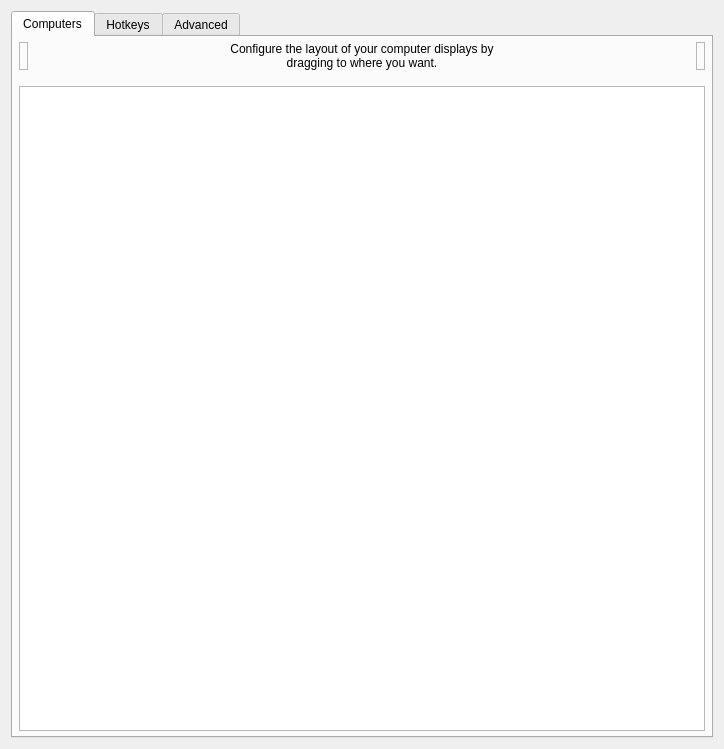
<?xml version="1.0" encoding="UTF-8"?>
<ui version="4.0">
 <class>ServerConfigDialog</class>
 <widget class="QDialog" name="ServerConfigDialog">
  <property name="geometry">
   <rect>
    <x>0</x>
    <y>0</y>
    <width>724</width>
    <height>609</height>
   </rect>
  </property>
  <property name="minimumSize">
   <size>
    <width>0</width>
    <height>0</height>
   </size>
  </property>
  <property name="windowTitle">
   <string>Server Configuration</string>
  </property>
  <layout class="QVBoxLayout" name="verticalLayout_3">
   <item>
    <widget class="QTabWidget" name="tabWidget">
     <widget class="QWidget" name="tabComputers">
      <attribute name="title">
       <string>Computers</string>
      </attribute>
      <layout class="QVBoxLayout">
       <property name="leftMargin">
        <number>6</number>
       </property>
       <property name="topMargin">
        <number>5</number>
       </property>
       <property name="rightMargin">
        <number>6</number>
       </property>
       <property name="bottomMargin">
        <number>5</number>
       </property>
       <item>
        <layout class="QHBoxLayout" name="layoutComputers">
         <property name="spacing">
          <number>6</number>
         </property>
         <item>
          <widget class="RemoveComputerWidget" name="lblRemoveComputer">
           <property name="acceptDrops">
            <bool>true</bool>
           </property>
           <property name="toolTip">
            <string>Drag a computer from the grid to the trashcan to remove it.</string>
           </property>
           <property name="frameShape">
            <enum>QFrame::Shape::StyledPanel</enum>
           </property>
           <property name="frameShadow">
            <enum>QFrame::Shadow::Raised</enum>
           </property>
          </widget>
         </item>
         <item>
          <spacer name="horizontalSpacer_21">
           <property name="orientation">
            <enum>Qt::Orientation::Horizontal</enum>
           </property>
           <property name="sizeHint" stdset="0">
            <size>
             <width>40</width>
             <height>20</height>
            </size>
           </property>
          </spacer>
         </item>
         <item>
          <widget class="QLabel" name="label_2">
           <property name="sizePolicy">
            <sizepolicy hsizetype="Preferred" vsizetype="Preferred">
             <horstretch>1</horstretch>
             <verstretch>0</verstretch>
            </sizepolicy>
           </property>
           <property name="maximumSize">
            <size>
             <width>310</width>
             <height>16777215</height>
            </size>
           </property>
           <property name="text">
            <string>Configure the layout of your computer displays by dragging to where you want.</string>
           </property>
           <property name="alignment">
            <set>Qt::AlignmentFlag::AlignCenter</set>
           </property>
           <property name="wordWrap">
            <bool>true</bool>
           </property>
           <property name="indent">
            <number>-1</number>
           </property>
          </widget>
         </item>
         <item>
          <spacer name="horizontalSpacer_22">
           <property name="orientation">
            <enum>Qt::Orientation::Horizontal</enum>
           </property>
           <property name="sizeHint" stdset="0">
            <size>
             <width>40</width>
             <height>20</height>
            </size>
           </property>
          </spacer>
         </item>
         <item>
          <widget class="NewComputerWidget" name="lblNewComputer">
           <property name="toolTip">
            <string>Drag to the grid to add a new computer.</string>
           </property>
           <property name="frameShape">
            <enum>QFrame::Shape::StyledPanel</enum>
           </property>
           <property name="frameShadow">
            <enum>QFrame::Shadow::Raised</enum>
           </property>
          </widget>
         </item>
        </layout>
       </item>
       <item>
        <spacer name="verticalSpacer">
         <property name="orientation">
          <enum>Qt::Orientation::Vertical</enum>
         </property>
         <property name="sizeType">
          <enum>QSizePolicy::Policy::Fixed</enum>
         </property>
         <property name="sizeHint" stdset="0">
          <size>
           <width>20</width>
           <height>10</height>
          </size>
         </property>
        </spacer>
       </item>
       <item>
        <widget class="ComputerSetupView" name="computerSetupView">
         <property name="sizePolicy">
          <sizepolicy hsizetype="MinimumExpanding" vsizetype="Expanding">
           <horstretch>0</horstretch>
           <verstretch>0</verstretch>
          </sizepolicy>
         </property>
         <property name="acceptDrops">
          <bool>true</bool>
         </property>
         <property name="autoFillBackground">
          <bool>false</bool>
         </property>
        </widget>
       </item>
      </layout>
     </widget>
     <widget class="QWidget" name="tabHotkeys">
      <attribute name="title">
       <string>Hotkeys</string>
      </attribute>
      <layout class="QHBoxLayout" name="_2">
       <item>
        <widget class="QGroupBox" name="groupHotkeys">
         <property name="title">
          <string>&amp;Hotkeys</string>
         </property>
         <layout class="QGridLayout" name="_3">
          <item row="0" column="0" rowspan="4">
           <widget class="QListWidget" name="listHotkeys"/>
          </item>
          <item row="0" column="1">
           <widget class="QPushButton" name="btnNewHotkey">
            <property name="enabled">
             <bool>true</bool>
            </property>
            <property name="text">
             <string>&amp;New</string>
            </property>
            <property name="icon">
             <iconset theme="QIcon::ThemeIcon::ListAdd"/>
            </property>
           </widget>
          </item>
          <item row="1" column="1">
           <widget class="QPushButton" name="btnEditHotkey">
            <property name="enabled">
             <bool>false</bool>
            </property>
            <property name="text">
             <string>&amp;Edit</string>
            </property>
            <property name="icon">
             <iconset theme="document-edit"/>
            </property>
           </widget>
          </item>
          <item row="2" column="1">
           <widget class="QPushButton" name="btnRemoveHotkey">
            <property name="enabled">
             <bool>false</bool>
            </property>
            <property name="text">
             <string>&amp;Remove</string>
            </property>
            <property name="icon">
             <iconset theme="QIcon::ThemeIcon::ListRemove"/>
            </property>
           </widget>
          </item>
          <item row="3" column="1">
           <spacer name="hotkeySpacer">
            <property name="orientation">
             <enum>Qt::Orientation::Vertical</enum>
            </property>
            <property name="sizeHint" stdset="0">
             <size>
              <width>75</width>
              <height>161</height>
             </size>
            </property>
           </spacer>
          </item>
         </layout>
        </widget>
       </item>
       <item>
        <widget class="QGroupBox" name="groupActions">
         <property name="font">
          <font>
           <kerning>true</kerning>
          </font>
         </property>
         <property name="title">
          <string>A&amp;ctions</string>
         </property>
         <layout class="QGridLayout">
          <item row="0" column="0" rowspan="4">
           <widget class="QListWidget" name="listActions"/>
          </item>
          <item row="0" column="1">
           <widget class="QPushButton" name="btnNewAction">
            <property name="enabled">
             <bool>false</bool>
            </property>
            <property name="text">
             <string>Ne&amp;w</string>
            </property>
            <property name="icon">
             <iconset theme="QIcon::ThemeIcon::ListAdd"/>
            </property>
           </widget>
          </item>
          <item row="1" column="1">
           <widget class="QPushButton" name="btnEditAction">
            <property name="enabled">
             <bool>false</bool>
            </property>
            <property name="text">
             <string>E&amp;dit</string>
            </property>
            <property name="icon">
             <iconset theme="document-edit"/>
            </property>
           </widget>
          </item>
          <item row="2" column="1">
           <widget class="QPushButton" name="btnRemoveAction">
            <property name="enabled">
             <bool>false</bool>
            </property>
            <property name="text">
             <string>Re&amp;move</string>
            </property>
            <property name="icon">
             <iconset theme="QIcon::ThemeIcon::ListRemove"/>
            </property>
           </widget>
          </item>
          <item row="3" column="1">
           <spacer name="actionSpacer">
            <property name="orientation">
             <enum>Qt::Orientation::Vertical</enum>
            </property>
            <property name="sizeHint" stdset="0">
             <size>
              <width>20</width>
              <height>40</height>
             </size>
            </property>
           </spacer>
          </item>
         </layout>
        </widget>
       </item>
      </layout>
     </widget>
     <widget class="QWidget" name="tabAdvanced">
      <attribute name="title">
       <string>Advanced</string>
      </attribute>
      <layout class="QVBoxLayout" name="verticalLayout_2">
       <property name="leftMargin">
        <number>15</number>
       </property>
       <property name="topMargin">
        <number>15</number>
       </property>
       <property name="rightMargin">
        <number>15</number>
       </property>
       <property name="bottomMargin">
        <number>15</number>
       </property>
       <item>
        <widget class="QGroupBox" name="groupMisc">
         <property name="font">
          <font>
           <kerning>false</kerning>
          </font>
         </property>
         <property name="title">
          <string>&amp;Misc</string>
         </property>
         <layout class="QVBoxLayout" name="verticalLayout_4">
          <property name="leftMargin">
           <number>6</number>
          </property>
          <property name="topMargin">
           <number>6</number>
          </property>
          <property name="rightMargin">
           <number>6</number>
          </property>
          <property name="bottomMargin">
           <number>6</number>
          </property>
          <item>
           <widget class="QCheckBox" name="cbDisableLockToComputer">
            <property name="text">
             <string>Disable lock to computer (scroll lock key)</string>
            </property>
           </widget>
          </item>
          <item>
           <widget class="QCheckBox" name="cbDefaultLockToComputerState">
            <property name="text">
             <string>Enable lock to computer at startup</string>
            </property>
           </widget>
          </item>
          <item>
           <widget class="QCheckBox" name="cbRelativeMouseMoves">
            <property name="enabled">
             <bool>true</bool>
            </property>
            <property name="text">
             <string>Use &amp;relative mouse movements</string>
            </property>
           </widget>
          </item>
          <item>
           <widget class="QCheckBox" name="cbWin32KeepForeground">
            <property name="enabled">
             <bool>true</bool>
            </property>
            <property name="text">
             <string>Don't take &amp;foreground window (Windows only)</string>
            </property>
           </widget>
          </item>
          <item>
           <layout class="QHBoxLayout" name="layoutClipboard">
            <item>
             <widget class="QCheckBox" name="cbEnableClipboard">
              <property name="sizePolicy">
               <sizepolicy hsizetype="Minimum" vsizetype="Preferred">
                <horstretch>0</horstretch>
                <verstretch>0</verstretch>
               </sizepolicy>
              </property>
              <property name="text">
               <string>Enable clipboard sharing</string>
              </property>
              <property name="checked">
               <bool>true</bool>
              </property>
             </widget>
            </item>
            <item>
             <spacer name="horizontalSpacer">
              <property name="orientation">
               <enum>Qt::Orientation::Horizontal</enum>
              </property>
              <property name="sizeHint" stdset="0">
               <size>
                <width>40</width>
                <height>20</height>
               </size>
              </property>
             </spacer>
            </item>
            <item>
             <widget class="QLabel" name="label_7">
              <property name="text">
               <string>Limit to:</string>
              </property>
             </widget>
            </item>
            <item>
             <widget class="QSpinBox" name="sbClipboardSizeLimit">
              <property name="enabled">
               <bool>false</bool>
              </property>
              <property name="sizePolicy">
               <sizepolicy hsizetype="Maximum" vsizetype="Fixed">
                <horstretch>0</horstretch>
                <verstretch>0</verstretch>
               </sizepolicy>
              </property>
              <property name="suffix">
               <string>MB</string>
              </property>
              <property name="maximum">
               <number>10000</number>
              </property>
              <property name="value">
               <number>3</number>
              </property>
             </widget>
            </item>
            <item>
             <spacer name="horizontalSpacer_3">
              <property name="orientation">
               <enum>Qt::Orientation::Horizontal</enum>
              </property>
              <property name="sizeType">
               <enum>QSizePolicy::Policy::Fixed</enum>
              </property>
              <property name="sizeHint" stdset="0">
               <size>
                <width>50</width>
                <height>20</height>
               </size>
              </property>
             </spacer>
            </item>
           </layout>
          </item>
         </layout>
        </widget>
       </item>
       <item>
        <widget class="QGroupBox" name="groupPauseOnFocus">
         <property name="title">
          <string>&amp;Pause switching on focus</string>
         </property>
         <layout class="QVBoxLayout">
          <property name="spacing">
           <number>6</number>
          </property>
          <property name="leftMargin">
           <number>6</number>
          </property>
          <property name="topMargin">
           <number>6</number>
          </property>
          <property name="rightMargin">
           <number>6</number>
          </property>
          <property name="bottomMargin">
           <number>6</number>
          </property>
          <item>
           <widget class="QLabel" name="lblPauseOnFocusHint">
            <property name="text">
             <string>Switching and input forwarding pause while one of these applications has focus. Applications are matched by executable name, ignoring case.</string>
            </property>
            <property name="wordWrap">
             <bool>true</bool>
            </property>
           </widget>
          </item>
          <item>
           <layout class="QHBoxLayout" name="layoutPauseAppAdd">
            <item>
             <widget class="QComboBox" name="cbPauseApp">
              <property name="toolTip">
               <string>Pick a running application or type an executable name, e.g. chrome.exe</string>
              </property>
             </widget>
            </item>
            <item>
             <widget class="QPushButton" name="btnAddPauseApp">
              <property name="text">
               <string>&amp;Add</string>
              </property>
             </widget>
            </item>
           </layout>
          </item>
          <item>
           <widget class="QListWidget" name="listPauseApps">
            <property name="maximumSize">
             <size>
              <width>16777215</width>
              <height>90</height>
             </size>
            </property>
            <property name="selectionMode">
             <enum>QAbstractItemView::SelectionMode::ExtendedSelection</enum>
            </property>
           </widget>
          </item>
          <item>
           <layout class="QHBoxLayout" name="layoutPauseAppButtons">
            <item>
             <widget class="QPushButton" name="btnRemovePauseApp">
              <property name="text">
               <string>&amp;Remove</string>
              </property>
             </widget>
            </item>
            <item>
             <widget class="QPushButton" name="btnClearPauseApps">
              <property name="text">
               <string>C&amp;lear</string>
              </property>
             </widget>
            </item>
            <item>
             <spacer name="spacerPauseApps">
              <property name="orientation">
               <enum>Qt::Orientation::Horizontal</enum>
              </property>
              <property name="sizeHint" stdset="0">
               <size>
                <width>40</width>
                <height>20</height>
               </size>
              </property>
             </spacer>
            </item>
           </layout>
          </item>
          <item>
           <layout class="QHBoxLayout" name="layoutPauseTitles">
            <item>
             <widget class="QLabel" name="lblPauseTitles">
              <property name="text">
               <string>Only when the window title contains:</string>
              </property>
             </widget>
            </item>
            <item>
             <widget class="QLineEdit" name="linePauseTitles">
              <property name="toolTip">
               <string>Optional. Comma separated fragments, e.g. YouTube, Visual Studio</string>
              </property>
              <property name="placeholderText">
               <string>Optional, comma separated</string>
              </property>
             </widget>
            </item>
           </layout>
          </item>
          <item>
           <widget class="QLabel" name="lblPauseOnFocusApply">
            <property name="text">
             <string>Saving restarts the server, so the list is used right away.</string>
            </property>
            <property name="wordWrap">
             <bool>true</bool>
            </property>
           </widget>
          </item>
         </layout>
        </widget>
       </item>
       <item>
        <widget class="QGroupBox" name="groupSwitch">
         <property name="font">
          <font>
           <kerning>true</kerning>
          </font>
         </property>
         <property name="title">
          <string>&amp;Switching</string>
         </property>
         <layout class="QVBoxLayout">
          <property name="spacing">
           <number>6</number>
          </property>
          <property name="leftMargin">
           <number>6</number>
          </property>
          <property name="topMargin">
           <number>6</number>
          </property>
          <property name="rightMargin">
           <number>6</number>
          </property>
          <property name="bottomMargin">
           <number>6</number>
          </property>
          <item>
           <layout class="QHBoxLayout" name="_5">
            <item>
             <widget class="QCheckBox" name="cbSwitchDelay">
              <property name="enabled">
               <bool>true</bool>
              </property>
              <property name="text">
               <string>Switch &amp;after waiting</string>
              </property>
             </widget>
            </item>
            <item>
             <spacer name="spacerSwitchWait">
              <property name="orientation">
               <enum>Qt::Orientation::Horizontal</enum>
              </property>
              <property name="sizeHint" stdset="0">
               <size>
                <width>40</width>
                <height>20</height>
               </size>
              </property>
             </spacer>
            </item>
            <item>
             <widget class="QSpinBox" name="sbSwitchDelay">
              <property name="enabled">
               <bool>false</bool>
              </property>
              <property name="sizePolicy">
               <sizepolicy hsizetype="Maximum" vsizetype="Fixed">
                <horstretch>0</horstretch>
                <verstretch>0</verstretch>
               </sizepolicy>
              </property>
              <property name="suffix">
               <string>ms</string>
              </property>
              <property name="minimum">
               <number>10</number>
              </property>
              <property name="maximum">
               <number>10000</number>
              </property>
              <property name="singleStep">
               <number>10</number>
              </property>
              <property name="value">
               <number>250</number>
              </property>
             </widget>
            </item>
            <item>
             <spacer name="spacerSwitchWait_2">
              <property name="orientation">
               <enum>Qt::Orientation::Horizontal</enum>
              </property>
              <property name="sizeType">
               <enum>QSizePolicy::Policy::Fixed</enum>
              </property>
              <property name="sizeHint" stdset="0">
               <size>
                <width>50</width>
                <height>20</height>
               </size>
              </property>
             </spacer>
            </item>
           </layout>
          </item>
          <item>
           <layout class="QHBoxLayout" name="_6">
            <item>
             <widget class="QCheckBox" name="cbSwitchDoubleTap">
              <property name="enabled">
               <bool>true</bool>
              </property>
              <property name="text">
               <string>Switch on double &amp;tap within</string>
              </property>
             </widget>
            </item>
            <item>
             <spacer name="spacerDoubleTap">
              <property name="orientation">
               <enum>Qt::Orientation::Horizontal</enum>
              </property>
              <property name="sizeHint" stdset="0">
               <size>
                <width>40</width>
                <height>20</height>
               </size>
              </property>
             </spacer>
            </item>
            <item>
             <widget class="QSpinBox" name="sbSwitchDoubleTap">
              <property name="enabled">
               <bool>false</bool>
              </property>
              <property name="sizePolicy">
               <sizepolicy hsizetype="Maximum" vsizetype="Fixed">
                <horstretch>0</horstretch>
                <verstretch>0</verstretch>
               </sizepolicy>
              </property>
              <property name="suffix">
               <string>ms</string>
              </property>
              <property name="minimum">
               <number>10</number>
              </property>
              <property name="maximum">
               <number>10000</number>
              </property>
              <property name="singleStep">
               <number>10</number>
              </property>
              <property name="value">
               <number>250</number>
              </property>
             </widget>
            </item>
            <item>
             <spacer name="spacerDoubleTap_2">
              <property name="orientation">
               <enum>Qt::Orientation::Horizontal</enum>
              </property>
              <property name="sizeType">
               <enum>QSizePolicy::Policy::Fixed</enum>
              </property>
              <property name="sizeHint" stdset="0">
               <size>
                <width>50</width>
                <height>20</height>
               </size>
              </property>
             </spacer>
            </item>
           </layout>
          </item>
         </layout>
        </widget>
       </item>
       <item>
        <widget class="QGroupBox" name="groupNetwork">
         <property name="title">
          <string>&amp;Network</string>
         </property>
         <layout class="QVBoxLayout" name="verticalLayout_5">
          <property name="leftMargin">
           <number>6</number>
          </property>
          <property name="topMargin">
           <number>6</number>
          </property>
          <property name="rightMargin">
           <number>6</number>
          </property>
          <property name="bottomMargin">
           <number>6</number>
          </property>
          <item>
           <widget class="QWidget" name="widgetHeartbeat" native="true">
            <layout class="QHBoxLayout" name="groupHeartbeat">
             <property name="spacing">
              <number>9</number>
             </property>
             <property name="leftMargin">
              <number>1</number>
             </property>
             <item>
              <widget class="QCheckBox" name="cbHeartbeat">
               <property name="enabled">
                <bool>true</bool>
               </property>
               <property name="whatsThis">
                <string>&lt;html&gt;&lt;head/&gt;&lt;body&gt;&lt;p&gt;Enables the network heartbeat to ping clients every &lt;span style=&quot; font-style:italic;&quot;&gt;n&lt;/span&gt; seconds. This may help to diagnose network problems by retrying the connection if the client becomes unresponsive.&lt;/p&gt;&lt;/body&gt;&lt;/html&gt;</string>
               </property>
               <property name="text">
                <string>&amp;Check clients every</string>
               </property>
              </widget>
             </item>
             <item>
              <spacer name="spacerNetwork">
               <property name="orientation">
                <enum>Qt::Orientation::Horizontal</enum>
               </property>
               <property name="sizeHint" stdset="0">
                <size>
                 <width>40</width>
                 <height>20</height>
                </size>
               </property>
              </spacer>
             </item>
             <item>
              <widget class="QSpinBox" name="sbHeartbeat">
               <property name="enabled">
                <bool>false</bool>
               </property>
               <property name="sizePolicy">
                <sizepolicy hsizetype="Maximum" vsizetype="Fixed">
                 <horstretch>0</horstretch>
                 <verstretch>0</verstretch>
                </sizepolicy>
               </property>
               <property name="suffix">
                <string>ms</string>
               </property>
               <property name="minimum">
                <number>1000</number>
               </property>
               <property name="maximum">
                <number>30000</number>
               </property>
               <property name="singleStep">
                <number>1000</number>
               </property>
               <property name="value">
                <number>5000</number>
               </property>
              </widget>
             </item>
             <item>
              <spacer name="spacerNetwork_2">
               <property name="orientation">
                <enum>Qt::Orientation::Horizontal</enum>
               </property>
               <property name="sizeType">
                <enum>QSizePolicy::Policy::Fixed</enum>
               </property>
               <property name="sizeHint" stdset="0">
                <size>
                 <width>50</width>
                 <height>20</height>
                </size>
               </property>
              </spacer>
             </item>
            </layout>
           </widget>
          </item>
          <item>
           <layout class="QHBoxLayout" name="horizontalLayout_5">
            <item>
             <widget class="QLabel" name="labelProtocol">
              <property name="whatsThis">
               <string>&lt;html&gt;&lt;head/&gt;&lt;body&gt;&lt;p&gt;Enables compatibility with programs that use either the Synergy or Barrier protocols:&lt;/p&gt;&lt;ul style=&quot;margin-top: 0px; margin-bottom: 0px; margin-left: 0px; margin-right: 0px; -qt-list-indent: 1;&quot;&gt;&lt;li style=&quot; margin-top:12px; margin-bottom:0px; margin-left:0px; margin-right:0px; -qt-block-indent:0; text-indent:0px;&quot;&gt;Synergy 3 uses the Synergy protocol.&lt;/li&gt;&lt;li style=&quot; margin-top:0px; margin-bottom:12px; margin-left:0px; margin-right:0px; -qt-block-indent:0; text-indent:0px;&quot;&gt;Barrier, Input-Leap and Synergy 1 uses the Barrier protocol.&lt;/li&gt;&lt;/ul&gt;&lt;p&gt;A Deskflow client will automatically use either the Synergy or Barrier protocol depending on the server protocol.&lt;/p&gt;&lt;/body&gt;&lt;/html&gt;</string>
              </property>
              <property name="text">
               <string>Network protocol</string>
              </property>
             </widget>
            </item>
            <item>
             <widget class="QRadioButton" name="rbProtocolSynergy">
              <property name="text">
               <string notr="true">Synergy</string>
              </property>
              <property name="checked">
               <bool>true</bool>
              </property>
             </widget>
            </item>
            <item>
             <widget class="QRadioButton" name="rbProtocolBarrier">
              <property name="text">
               <string notr="true">Barrier</string>
              </property>
             </widget>
            </item>
           </layout>
          </item>
         </layout>
        </widget>
       </item>
       <item>
        <widget class="QGroupBox" name="groupExternalConfig">
         <property name="toolTip">
          <string>Use a server config file to create complex computer layouts that are not possible with the simple grid-based computer layout editor.

Enabling this setting will disable the server config GUI.</string>
         </property>
         <property name="title">
          <string>Use a server config file</string>
         </property>
         <property name="checkable">
          <bool>true</bool>
         </property>
         <layout class="QHBoxLayout" name="horizontalLayout">
          <item>
           <widget class="QWidget" name="widgetExternalConfigControls" native="true">
            <property name="enabled">
             <bool>false</bool>
            </property>
            <layout class="QHBoxLayout" name="horizontalLayout_2">
             <property name="leftMargin">
              <number>0</number>
             </property>
             <property name="topMargin">
              <number>0</number>
             </property>
             <property name="rightMargin">
              <number>0</number>
             </property>
             <property name="bottomMargin">
              <number>0</number>
             </property>
             <item>
              <widget class="QLabel" name="labelConfigFile">
               <property name="sizePolicy">
                <sizepolicy hsizetype="Maximum" vsizetype="Preferred">
                 <horstretch>0</horstretch>
                 <verstretch>0</verstretch>
                </sizepolicy>
               </property>
               <property name="minimumSize">
                <size>
                 <width>96</width>
                 <height>0</height>
                </size>
               </property>
               <property name="text">
                <string>Config file path</string>
               </property>
              </widget>
             </item>
             <item>
              <spacer name="horizontalSpacer_6">
               <property name="orientation">
                <enum>Qt::Orientation::Horizontal</enum>
               </property>
               <property name="sizeType">
                <enum>QSizePolicy::Policy::Fixed</enum>
               </property>
               <property name="sizeHint" stdset="0">
                <size>
                 <width>13</width>
                 <height>20</height>
                </size>
               </property>
              </spacer>
             </item>
             <item>
              <widget class="QLineEdit" name="lineConfigFile">
               <property name="sizePolicy">
                <sizepolicy hsizetype="Minimum" vsizetype="Fixed">
                 <horstretch>0</horstretch>
                 <verstretch>0</verstretch>
                </sizepolicy>
               </property>
               <property name="minimumSize">
                <size>
                 <width>180</width>
                 <height>0</height>
                </size>
               </property>
              </widget>
             </item>
             <item>
              <widget class="QPushButton" name="btnBrowseConfigFile">
               <property name="sizePolicy">
                <sizepolicy hsizetype="Fixed" vsizetype="Fixed">
                 <horstretch>0</horstretch>
                 <verstretch>0</verstretch>
                </sizepolicy>
               </property>
               <property name="minimumSize">
                <size>
                 <width>0</width>
                 <height>0</height>
                </size>
               </property>
               <property name="cursor">
                <cursorShape>PointingHandCursor</cursorShape>
               </property>
               <property name="text">
                <string/>
               </property>
               <property name="flat">
                <bool>true</bool>
               </property>
              </widget>
             </item>
            </layout>
           </widget>
          </item>
         </layout>
        </widget>
       </item>
      </layout>
     </widget>
    </widget>
   </item>
  </layout>
 </widget>
 <customwidgets>
  <customwidget>
   <class>ComputerSetupView</class>
   <extends>QTableView</extends>
   <header>widgets/ComputerSetupView.h</header>
   <container>1</container>
  </customwidget>
  <customwidget>
   <class>RemoveComputerWidget</class>
   <extends>QLabel</extends>
   <header>widgets/RemoveComputerWidget.h</header>
  </customwidget>
  <customwidget>
   <class>NewComputerWidget</class>
   <extends>QLabel</extends>
   <header>widgets/NewComputerWidget.h</header>
  </customwidget>
 </customwidgets>
 <tabstops>
  <tabstop>computerSetupView</tabstop>
  <tabstop>listHotkeys</tabstop>
  <tabstop>btnNewHotkey</tabstop>
  <tabstop>btnEditHotkey</tabstop>
  <tabstop>btnRemoveHotkey</tabstop>
  <tabstop>listActions</tabstop>
  <tabstop>btnNewAction</tabstop>
  <tabstop>btnEditAction</tabstop>
  <tabstop>btnRemoveAction</tabstop>
  <tabstop>cbSwitchDelay</tabstop>
  <tabstop>sbSwitchDelay</tabstop>
  <tabstop>cbSwitchDoubleTap</tabstop>
  <tabstop>sbSwitchDoubleTap</tabstop>
  <tabstop>cbEnableClipboard</tabstop>
  <tabstop>sbClipboardSizeLimit</tabstop>
  <tabstop>cbHeartbeat</tabstop>
  <tabstop>sbHeartbeat</tabstop>
  <tabstop>cbRelativeMouseMoves</tabstop>
  <tabstop>tabWidget</tabstop>
 </tabstops>
 <resources/>
 <connections/>
</ui>
